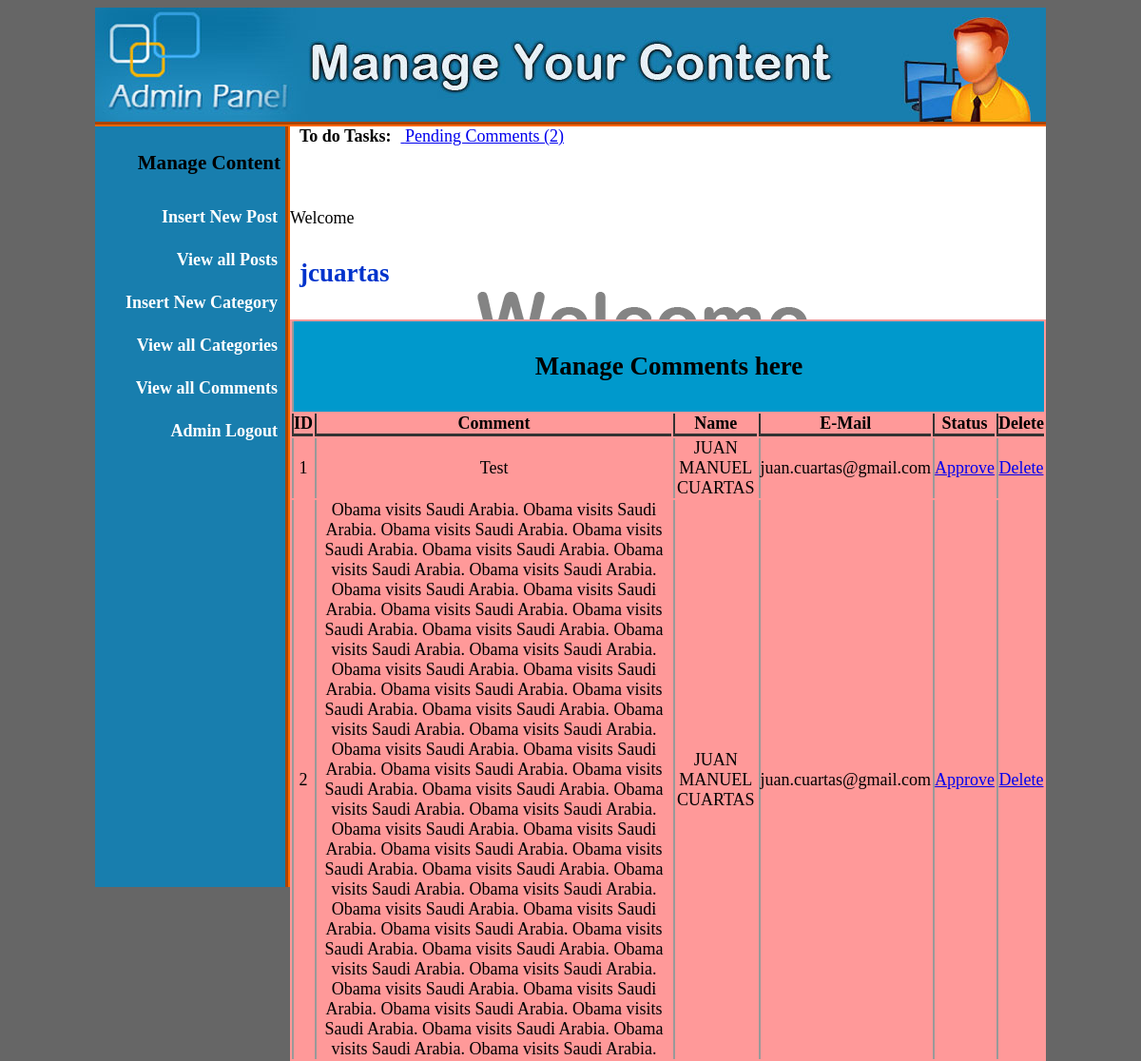
/admin/index.php?view_comments&pending (signed in), run on the app's committed database.
### tables this page shows
CREATE TABLE `comments` (
  `comment_id` int(10) NOT NULL,
  `post_id` int(10) NOT NULL,
  `comment_name` varchar(100) NOT NULL,
  `comment_email` varchar(100) NOT NULL,
  `comment_text` text NOT NULL,
  `status` text NOT NULL
);

### admin/includes/view_comments.php (the view, shortened to what this page needs)
<?php
if(!isset($_SESSION['user_name'])) {
  echo "<script>window.open('../login.php?not_authorised=You are not Authorised to access!', '_self')</script>";
}
else {
?>
<!DOCTYPE html>
<html>
  <head>
  </head>
  <body>
    <table align="center" bgcolor="#FF9999">
      <tr>
        <td colspan="8" align="center" bgcolor="#0099CC"><h2>Manage Comments here</h2></td>
      </tr>
      <tr>
        <th>ID</th>
        <th>Comment</th>
        <th>Name</th>
        <th>E-Mail</th>
        <th>Status</th>
        <th>Delete</th>
      </tr>
<?php
include("../includes/database.php");
if (isset($_GET['pending'])) {
  $get_comments = "select * from comments where status = 'unapproved'";
}
else {
$get_comments = "select * from comments";
}
$run_comments = mysqli_query($con, $get_comments);
$i = 1;
while ($row_comments = mysqli_fetch_array($run_comments)) {
  $comment_id = $row_comments['comment_id'];
  $post_id = $row_comments['post_id'];
  $comment_name = $row_comments['comment_name'];
  $comment_email = $row_comments['comment_email'];
  $comment_text = $row_comments['comment_text'];
  $status = $row_comments['status'];
 ?>
      <tr align="center">
        <td><?php echo $i++; ?></td>
        <td><?php echo $comment_text; ?></td>
        <td><?php echo $comment_name; ?></td>
        <td><?php echo $comment_email; ?></td>
        <td>
              <?php
                if ($status == 'approved') {
                  echo "<a href='index.php?view_comments&unapprove=$comment_id'>Unapprove</a>";
                }
                else {
                  echo "<a href='index.php?view_comments&approve=$comment_id'>Approve</a>";
                }
               ?>
        </td>
        <td><a href="index.php?view_comments&del_comment_id=<?php echo $comment_id; ?>&del_post_id=<?php echo $post_id; ?>">Delete</a></td>
      </tr>
<?php } ?>
    </table>
  </body>
</html>
<?php } ?>

### admin/style.css (style rules this page uses)
body { background: #666; }

### admin/includes/view_comments.php (style rules this page uses)
th, td, tr, table { padding:0; margin:0; }
th { border-left: 2px solid #333; border-bottom: 3px solid #333; }
td { border-left: 2px solid #999; }
h2 { padding:10px; }

### data on the page
comments: comment_text "Test", comment_name "JUAN MANUEL CUARTAS", comment_email "juan.cuartas@gmail.com"
comments: comment_text "Obama visits Saudi Arabia. Obama visits Saudi Arabia. Obama visits Saudi Arabia. Obama visits Saudi Arabia. Obama visits Saudi Arabia. Obama visits Saudi Arabia. Obama visits Saudi Arabia. Obama visits Saudi Arabia. Obama visits Saudi Arabia. Obama visits Saudi Arabia. Obama visits Saudi Arabia. Obama visits Saudi Arabia. Obama visits Saudi Arabia. Obama visits Saudi Arabia. Obama visits Saudi Arabia. Obama visits Saudi Arabia. Obama visits Saudi Arabia. Obama visits Saudi Arabia. Obama visits Saudi Arabia. Obama visits Saudi Arabia. Obama visits Saudi Arabia. Obama visits Saudi Arabia. Obama visits Saudi Arabia. Obama visits Saudi Arabia. Obama visits Saudi Arabia. Obama visits Saudi…", comment_name "JUAN MANUEL CUARTAS", comment_email "juan.cuartas@gmail.com"

### other printed values
$count "2"
$_SESSION['user_name'] "jcuartas"
